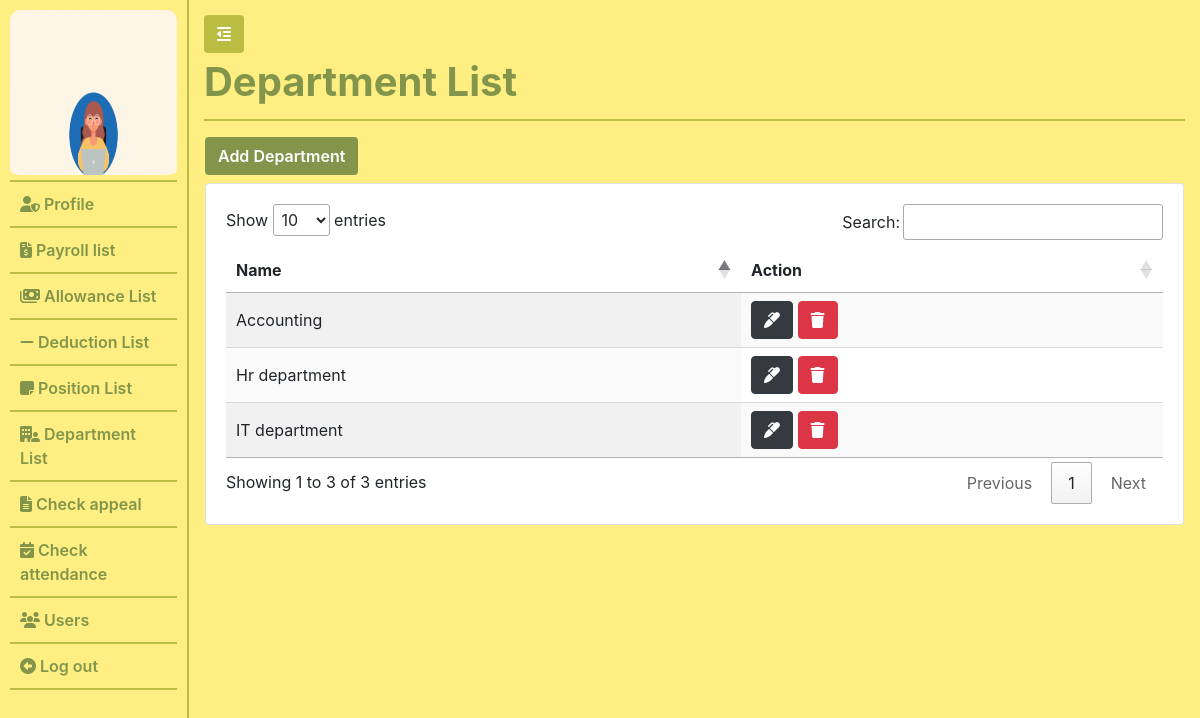
The page /admin/admin_department.php (signed in) on the database its author committed.
### tables this page shows
CREATE TABLE `users` (
  `id` int(11) NOT NULL,
  `username` varchar(255) NOT NULL,
  `password` varchar(255) NOT NULL,
  `first_name` varchar(64) NOT NULL,
  `last_name` varchar(64) NOT NULL,
  `user_role` varchar(255) NOT NULL,
  `user_image` varchar(255) DEFAULT NULL,
  `qr_code` varchar(255) NOT NULL,
  `qrcode_path` text NOT NULL,
  `position_id` int(11) NOT NULL
);

CREATE TABLE `department` (
  `id` int(11) NOT NULL,
  `name` text NOT NULL
);

### common/classes/Session_user.php (called while the page is built, shortened)
<?php
    Class Session{
        private $id;
        public function get_user_id(){
            return $this->id;
        }
        public function check_if_logged_in(){
            if(isset($_SESSION['id']) && isset($_SESSION['user_role'])){
                $this->id = $_SESSION['id'];
            }else{
                unset($this->id);
                unset($this->user_role);
                $this->logged_in = false;
            }
        }
    }
    $session = new Session();

### common/classes/Database.php (called while the page is built, shortened)
<?php
    class Database{
        private $connection;
        public $servername = "localhost";
        public $user = "root";
        public $password = "";
        public $database_name = "ams_with_qrcode";
        public function connect_database(){
            $db = new mysqli($this->servername, $this->user, $this->password, $this->database_name);
            $this->connection = $db;
        }
        public function query($sql){
            $result =  $this->connection->query($sql);
            return $result;
        }
    }
    $database = new Database();
?>

### common/classes/DB_object.php (called while the page is built, shortened)
<?php
    class DB_object{
        protected static $db_name = "users";
        public static function find_by_id( $id){
            $result = static::find_by_query("SELECT * FROM " . static::$db_name . " WHERE id = $id");
            return (!empty($result)) ? array_shift($result) : false;
        }
        public static function find_all(){
            $result = static::find_by_query("SELECT * FROM ". static::$db_name);
            return (!empty($result)) ? $result: false;
        }
        public static function find_by_query($sql){
            global $database;
            $result_query = $database->query($sql);
            $the_object_array = [];
            while($row = mysqli_fetch_assoc($result_query)){
                $the_object_array[] = static::instantiation($row);
            }
            return $the_object_array;
        }
        public static function instantiation($row){
            $called_object = new $get_called_class;
            foreach($row as $attribute => $value){
                if($called_object->has_attribute($attribute)){
                    $called_object->$attribute = $value;
                }
            }
            return $called_object;
        }
        public function has_attribute($attribute){
            $object_properties = get_object_vars($this);
            return array_key_exists($attribute, $object_properties);
        }
    }
?>

### common/classes/User.php (called while the page is built, shortened)
<?php
    class User extends DB_object{
        public $user_image;
        private $upload_directory = "..".DS."admin".DS.'images';
        private $img_placeholder = "https://place-hold.it/128x128?text=User+image";
        public function display_user_photo(){
            return (empty($this->user_image)) ? $this->img_placeholder : $this->upload_directory.DS.$this->user_image;
        }
    }
?>

### admin/admin_department.php (the view, shortened to what this page needs)
<?php require_once "includes/header.php" ?>
<?php
    $all_department = Department::find_all();
?>
                <?php require_once "includes/side-nav.php" ?>
                <div class="page-wrapper">
                    <button class="btn toggle-icon">
                        <span> <i class="fas fa-outdent"></i> </span>
                    </button>
                    <div class="page-header">
                        <h1 class="">Department List</h1>
                    </div>
                        <div class="row">
                            <div class="col-lg-12 p-3">
                                <a href="admin_add_department.php" class="btn add_deduction_btn mb-2">Add Department</a>
                            <div class="card  ">
                              <div class="card-body">
                              <table id="deduction_table" class="display hover table-responsive-lg">
                                <thead>
                                    <tr>
                                        <th>Name</th>
                                        <th>Action</th>
                                    </tr>
                                </thead>
                                <tbody>
                                    <?php
                                        foreach ($all_department as $department) {
                                        echo "<tr dId={$department->id}>";
                                            echo "<td>" . $department->name . "</td>";
                                            echo "<td> <span>
                                                        <a href='admin_edit_department.php?dId={$department->id}' class='btn btn-dark'> <i class='fas fa-marker'></i> </a>
                                                        <button title='Delete' type='submit' class='btn btn-danger delete_btn' departmentId={$department->id} > <i class='fas fa-trash'></i> </button>
                                                    </span> </td>";
                                        echo "</tr>";
                                        }
                                    ?>
                                </tbody>
                            </table>
                              </div>
                            </div>
                            </div>
                        </div>
                </div>
        <?php require_once "includes/footer.php" ?>

### admin/includes/side-nav.php
<div id="my-nav" class="side-nav">
                        <ul class="navbar-nav flex-column vertical-nav">
                            <div class="user-image-container">
                                <img src="<?= $user->display_user_photo() ?>" alt="" id="user_image">
                            </div>
                                <li class="nav-item ">
                                    <a class="nav-link" href="profile.php"> <i class="fas fa-user-shield"></i> Profile</a>
                                </li>
                                <li class="nav-item">
                                    <a class="nav-link " href="payroll.php" > <i class="fas fa-file-invoice-dollar"></i> Payroll list</a>
                                </li>
                                <li class="nav-item">
                                    <a class="nav-link " href="allowance.php" > <i class="fas fa-money-bills"></i> Allowance List</a>
                                </li>
                                <li class="nav-item">
                                    <a class="nav-link " href="admin_deduction.php" > <i class="fas fa-minus"></i> Deduction List</a>
                                </li>
                                <li class="nav-item">
                                    <a class="nav-link " href="position_list.php" > <i class="fas fa-note-sticky"></i> Position List</a>
                                </li>
                                <li class="nav-item">
                                    <a class="nav-link " href="admin_department.php" > <i class="fas fa-building-user"></i> Department List</a>
                                </li>
                                <li class="nav-item">
                                    <a class="nav-link " href="admin_appeal.php" > <i class="fas fa-file-lines"></i> Check appeal</a>
                                </li>
                                <li class="nav-item">
                                    <a class="nav-link " href="check_attendance.php" > <i class="fas fa-calendar-check"></i> Check attendance</a>
                                </li>
                                <li class="nav-item">
                                    <a class="nav-link " href="users.php" > <i class="fas fa-users"></i> Users</a>
                                </li>
                            <li class="nav-item">
                                <a class="nav-link " href="logout.php" > <i class="fas fa-arrow-alt-circle-left"></i> Log out</a>
                            </li>
                        </ul>
                </div>

### admin/css/style.css (style rules this page uses)
* { box-sizing: border-box; }
body,html { height: 100%; width: 100%; }
.side-nav { width: 225px; background-color: #FFEF82; padding-top: 10px; border-right: 2px solid #BABD42; }
.user-image-container { border-bottom: 2px solid #BABD42; }
#user_image { border-radius: 10px; height: 170px; width: 100%; padding-bottom: 5px; }
.side-nav ul { padding: 0px 10px; height: 100vh; }
.side-nav .nav-item .nav-link { border-bottom: 2px solid #BABD42; color: #82954B; font-weight: 600; padding: 10px; }
.page-wrapper { padding: 15px; width: 100%; background-color: #FFEF82; }
.toggle-icon { background-color: #BABD42; color: #fff; }
.page-header { padding: 5px 0; border-bottom: 2px solid #BABD42; }
.page-header h1, .title-page { color:#82954B; font-weight: 700; }
.export_btn, .update_user_btn, .attendance_action_btn, .session_message, .report_btn, .add_user_btn, .add_appeal_btn, .add_deduction_btn, .add_allowance_btn, .add_salary_btn { background-color: #82954B; color: #fff; font-weight: 600; }

### rows shown on the page
users: user_image (picture)
department: name "Accounting"
department: name "Hr department"
department: name "IT department"
